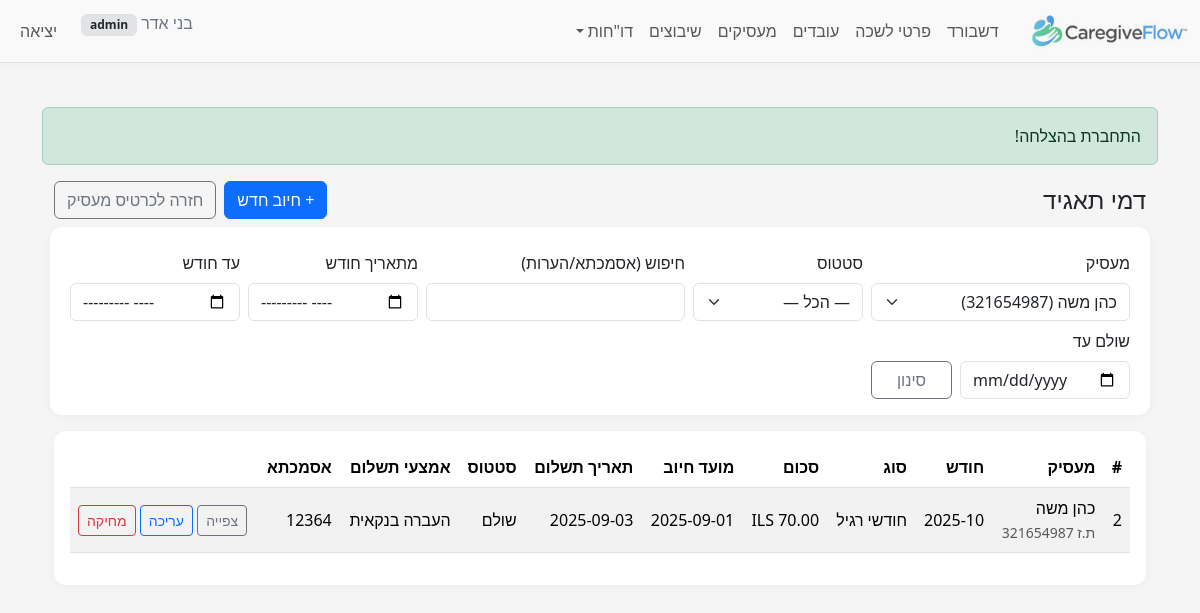
Page /index.php?r=employer_fees/index&employer_id=3 (signed in) on the committed database.
### tables this page shows
CREATE TABLE `employer_corporate_fees` (
  `id` bigint(20) UNSIGNED NOT NULL,
  `employer_id` bigint(20) UNSIGNED NOT NULL,
  `period_ym` char(7) DEFAULT NULL,
  `fee_type_code` tinyint(3) UNSIGNED DEFAULT NULL,
  `amount` decimal(12,2) DEFAULT NULL,
  `currency_code` char(3) NOT NULL DEFAULT 'ILS',
  `due_date` date DEFAULT NULL,
  `payment_date` date DEFAULT NULL,
  `status_code` tinyint(3) UNSIGNED DEFAULT NULL,
  `payment_method_code` tinyint(3) UNSIGNED DEFAULT NULL,
  `reference_number` varchar(60) DEFAULT NULL,
  `notes` text DEFAULT NULL,
  `created_at` timestamp NULL DEFAULT current_timestamp(),
  `updated_at` timestamp NULL DEFAULT current_timestamp() ON UPDATE current_timestamp()
);

CREATE TABLE `employers` (
  `id` bigint(20) UNSIGNED NOT NULL,
  `id_type_code` tinyint(3) UNSIGNED NOT NULL,
  `id_number` varchar(20) NOT NULL,
  `passport_number` varchar(20) DEFAULT NULL,
  `last_name` varchar(60) NOT NULL,
  `first_name` varchar(60) NOT NULL,
  `gender_code` tinyint(3) UNSIGNED DEFAULT NULL COMMENT 'Employer gender (1=male,2=female per BAFI)',
  `phone` varchar(10) DEFAULT NULL,
  `phone_prefix_il` varchar(4) DEFAULT NULL,
  `phone_number_il` varchar(10) DEFAULT NULL,
  `phone_alt` varchar(30) DEFAULT NULL,
  `email` varchar(120) DEFAULT NULL,
  `birth_date` date DEFAULT NULL,
  `birth_year` smallint(5) UNSIGNED DEFAULT NULL COMMENT 'Employer birth year (yyyy)',
  `city_code` int(10) UNSIGNED DEFAULT NULL,
  `city_name_he` varchar(120) DEFAULT NULL,
  `street_code` int(10) UNSIGNED DEFAULT NULL,
  `street_name_he` varchar(120) DEFAULT NULL,
  `foreign_country_code` int(10) UNSIGNED DEFAULT NULL COMMENT 'MoI country numeric code for foreign employer',
  `house_no` varchar(10) DEFAULT NULL,
  `apartment` varchar(10) DEFAULT NULL,
  `zipcode` varchar(10) DEFAULT NULL,
  `notes` text DEFAULT NULL,
  `created_at` timestamp NOT NULL DEFAULT current_timestamp(),
  `updated_at` timestamp NULL DEFAULT current_timestamp() ON UPDATE current_timestamp(),
  `company_name` varchar(150) DEFAULT NULL,
  `contact_email` varchar(120) DEFAULT NULL,
  `contact_name` varchar(120) DEFAULT NULL,
  `contact_phone` varchar(30) DEFAULT NULL
);

CREATE TABLE `corporate_fee_type_codes` (
  `corporate_fee_type_code` tinyint(3) UNSIGNED NOT NULL,
  `name_he` varchar(80) NOT NULL
);

CREATE TABLE `corporate_fee_status_codes` (
  `corporate_fee_status_code` tinyint(3) UNSIGNED NOT NULL,
  `name_he` varchar(80) NOT NULL
);

CREATE TABLE `payment_method_codes` (
  `payment_method_code` tinyint(3) UNSIGNED NOT NULL,
  `name_he` varchar(80) NOT NULL
);

### src/controllers/EmployerFeesController.php (called while the page is built, shortened)
<?php
require_once __DIR__ . '/../models/EmployerFee.php';
class EmployerFeesController
{
    public static function index(PDO $pdo)
    {
        $m = new EmployerFee($pdo);
        $filters = [
            'employer_id' => $_GET['employer_id'] ?? null,
            'status'      => $_GET['status'] ?? null,
            'q'           => $_GET['q'] ?? null,
            'period_from' => $_GET['period_from'] ?? null,
            'period_to'   => $_GET['period_to'] ?? null,
            'paid_until'  => $_GET['paid_until'] ?? null,
        ];
        $page  = max(1, (int)($_GET['page'] ?? 1));
        $limit = 25; $offset = ($page - 1) * $limit;
        $items = $m->all($filters, $limit, $offset);
        $employers      = self::employers_for_select($pdo);
        $status_codes   = self::status_codes($pdo);
        $type_codes     = self::type_codes($pdo);
        $payment_codes  = self::payment_method_codes($pdo);
        require __DIR__.'/../../views/employer_fees/index.php';
    }
    private static function employers_for_select(PDO $pdo): array
    {
        $sql = "SELECT id, first_name, last_name, passport_number, id_number
                  FROM employers
                 ORDER BY last_name, first_name";
        return $pdo->query($sql)->fetchAll(PDO::FETCH_ASSOC);
    }
    private static function status_codes(PDO $pdo): array
    {
        $rows = $pdo->query("SELECT corporate_fee_status_code AS code, name_he FROM corporate_fee_status_codes ORDER BY code")
                    ->fetchAll(PDO::FETCH_ASSOC);
        $out = []; foreach ($rows as $r) { $out[(int)$r['code']] = $r['name_he']; } return $out;
    }
    private static function type_codes(PDO $pdo): array
    {
        $rows = $pdo->query("SELECT corporate_fee_type_code AS code, name_he FROM corporate_fee_type_codes ORDER BY code")
                    ->fetchAll(PDO::FETCH_ASSOC);
        $out = []; foreach ($rows as $r) { $out[(int)$r['code']] = $r['name_he']; } return $out;
    }
    private static function payment_method_codes(PDO $pdo): array
    {
        $rows = $pdo->query("SELECT payment_method_code AS code, name_he FROM payment_method_codes ORDER BY code")
                    ->fetchAll(PDO::FETCH_ASSOC);
        $out = []; foreach ($rows as $r) { $out[(int)$r['code']] = $r['name_he']; } return $out;
    }
}

### public/index.php (called while the page is built, shortened)
<?php
require __DIR__ . '/../src/helpers.php';
$pdo = db();
$route = $_GET['r'] ?? 'dashboard/index';
[$ctrl, $action] = array_pad(explode('/', $route, 2), 2, 'index');
$action = strtok($action, '&?');
$action = preg_replace('/[^A-Za-z0-9_]/', '', $action);
$controllerClass = preg_replace('/[^A-Za-z0-9]/', '', ucwords(str_replace(['_', '-'], ' ', $ctrl))) . 'Controller';
call_user_func([$controllerClass, $action], $pdo);

### src/helpers.php (called while the page is built, shortened)
<?php
function e($str): string { return htmlspecialchars((string)$str, ENT_QUOTES | ENT_SUBSTITUTE, 'UTF-8'); }

### src/models/EmployerFee.php (called while the page is built, shortened)
<?php
class EmployerFee
{
    private $pdo;
    public function __construct(PDO $pdo)
    {
        $this->pdo = $pdo;
    }
    public function all(array $filters = [], int $limit = 25, int $offset = 0): array
    {
        $where = [];
        $params = [];
        if (!empty($filters['employer_id'])) {
            $where[] = 'f.employer_id = :employer_id';
            $params[':employer_id'] = (int)$filters['employer_id'];
        }
        $whereSql = $where ? ('WHERE ' . implode(' AND ', $where)) : '';
        $sql = "SELECT f.*, r.first_name, r.last_name, r.id_number,
                       sc.name_he AS status_name,
                       tc.name_he AS fee_type_name,
                       pmc.name_he AS payment_method_name
                  FROM employer_corporate_fees f
             LEFT JOIN employers r ON r.id = f.employer_id
             LEFT JOIN corporate_fee_status_codes sc ON sc.corporate_fee_status_code = f.status_code
             LEFT JOIN corporate_fee_type_codes   tc ON tc.corporate_fee_type_code   = f.fee_type_code
             LEFT JOIN payment_method_codes      pmc ON pmc.payment_method_code      = f.payment_method_code
                  $whereSql
              ORDER BY COALESCE(f.payment_date, '9999-12-31') DESC, COALESCE(f.due_date, '9999-12-31') DESC, f.id DESC
                 LIMIT :limit OFFSET :offset";
        $stmt = $this->pdo->prepare($sql);
        foreach ($params as $k => $v) {
            $stmt->bindValue($k, $v);
        }
        $stmt->bindValue(':limit', $limit, PDO::PARAM_INT);
        $stmt->bindValue(':offset', $offset, PDO::PARAM_INT);
        $stmt->execute();
        return $stmt->fetchAll(PDO::FETCH_ASSOC);
    }
}

### views/employer_fees/index.php (the view, shortened to what this page needs)
<?php require __DIR__ . '/../layout/header.php'; ?>
<div class="container" dir="rtl">
    <div class="d-flex justify-content-between align-items-center mb-3">
        <h1 class="h4 mb-0">דמי תאגיד</h1>
        <div class="d-flex gap-2">
            <a class="btn btn-primary" href="?r=employer_fees/create">+ חיוב חדש</a>
            <a class="btn btn-outline-secondary" href="?r=employers/show&id=<?= e($_GET['employer_id']) ?>">חזרה לכרטיס מעסיק</a>
        </div>
    </div>
    <form class="row g-2 mb-3" method="get" action="">
        <div class="col-md-3">
            <label class="form-label">מעסיק</label>
            <select name="employer_id" class="form-select">
                <?php foreach ($employers as $r): ?>
                    <?php $selected = ((string)$r['id'] === (string)($_GET['employer_id'] ?? '')) ? 'selected' : ''; ?>
                    <option value="<?= e($r['id']) ?>" <?= $selected ?>>
                        <?= e($r['last_name'].' '.$r['first_name'].' ('.$r['id_number'].')') ?>
                    </option>
                <?php endforeach; ?>
            </select>
        </div>
        <div class="col-md-2">
            <label class="form-label">סטטוס</label>
            <select name="status" class="form-select">
                <option value="">— הכל —</option>
            </select>
        </div>
        <div class="col-md-3">
            <label class="form-label">חיפוש (אסמכתא/הערות)</label>
            <input type="text" name="q" class="form-control" value="<?= e($_GET['q'] ?? '') ?>">
        </div>
        <div class="col-md-2">
            <label class="form-label">מתאריך חודש</label>
            <input type="month" name="period_from" class="form-control" value="<?= e($_GET['period_from'] ?? '') ?>">
        </div>
        <div class="col-md-2">
            <label class="form-label">עד חודש</label>
            <input type="month" name="period_to" class="form-control" value="<?= e($_GET['period_to'] ?? '') ?>">
        </div>
        <div class="col-md-2">
            <label class="form-label">שולם עד</label>
            <input type="date" name="paid_until" class="form-control" value="<?= e($_GET['paid_until'] ?? '') ?>">
        </div>
        <div class="col-md-1 d-flex align-items-end">
            <button class="btn btn-outline-secondary w-100">סינון</button>
        </div>
    </form>
    <div class="table-responsive">
        <table class="table table-striped align-middle">
            <thead>
                <tr>
                    <th>#</th>
                    <th>מעסיק</th>
                    <th>חודש</th>
                    <th>סוג</th>
                    <th>סכום</th>
                    <th>מועד חיוב</th>
                    <th>תאריך תשלום</th>
                    <th>סטטוס</th>
                    <th>אמצעי תשלום</th>
                    <th>אסמכתא</th>
                    <th></th>
                </tr>
            </thead>
            <tbody>
            <?php foreach ($items as $row): ?>
                <tr>
                    <td><?= e($row['id']) ?></td>
                    <td><?= e($row['last_name'].' '.$row['first_name']) ?><br><small class="text-muted">ת.ז <?= e($row['id_number']) ?></small></td>
                    <td><?= e($row['period_ym']) ?></td>
                    <td><?= e($row['fee_type_name'] ?? ($row['fee_type_code']!==null?($type_codes[(int)$row['fee_type_code']]??''):'')) ?></td>
                    <td><?= e(number_format((float)$row['amount'], 2)) ?> <?= e($row['currency_code']) ?></td>
                    <td><?= e($row['due_date']) ?></td>
                    <td><?= e($row['payment_date']) ?></td>
                    <td><?= e($row['status_name'] ?? ($status_codes[(int)$row['status_code']] ?? '')) ?></td>
                    <td><?= e($row['payment_method_name'] ?? ($row['payment_method_code']!==null?($payment_codes[(int)$row['payment_method_code']]??''):'')) ?></td>
                    <td><?= e($row['reference_number']) ?></td>
                    <td class="text-end">
                        <a class="btn btn-sm btn-outline-secondary" href="?r=employer_fees/view&id=<?= e($row['id']) ?>">צפייה</a>
                        <a class="btn btn-sm btn-outline-primary" href="?r=employer_fees/edit&id=<?= e($row['id']) ?>">עריכה</a>
                        <a class="btn btn-sm btn-outline-danger" href="?r=employer_fees/delete&id=<?= e($row['id']) ?>" onclick="return confirm('למחוק?');">מחיקה</a>
                    </td>
                </tr>
            <?php endforeach; ?>
            </tbody>
        </table>
    </div>
</div>
<?php require __DIR__ . '/../layout/footer.php'; ?>

### public/assets/css/style.css (style rules this page uses)
body { background-color: #f5f5f5; color: #212529; }
.table-responsive { background: #fff; padding: 1rem; border-radius: .75rem; box-shadow: 0 2px 10px rgba(0,0,0,.04); }
main.container form { background: #fff; padding: 1rem; border-radius: .75rem; box-shadow: 0 2px 10px rgba(0,0,0,.04); }

### rows in the picture
employer_corporate_fees: id "2", employer.first_name "כהן משה", employer.id_number "321654987", period_ym "2025-10", fee_type_code.name_he "חודשי רגיל", currency_code "ILS", due_date "2025-09-01", payment_date "2025-09-03", status_code.name_he "שולם", payment_method_code.name_he "העברה בנקאית", reference_number "12364"

### other values in the picture
$u['display_name'] "בני אדר"
$u['role'] "admin"
$f['msg'] "התחברת בהצלחה!"
form field employer_id "כהן משה (321654987)"
